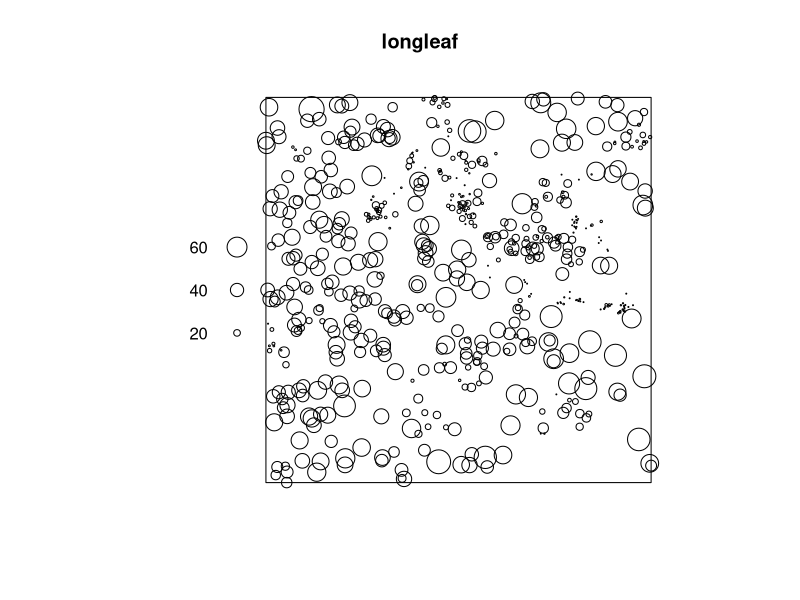

R code for this plot: (Note: this script raises an error after producing the figure.)
## ---- chunk 1
library(spatstat.data)
library(spatstat.geom)
library(tidyverse)
library(ragg)
## ---- chunk 2
plot(longleaf)
longleaf_df <- as.data.frame(longleaf) |> 
  rename(dbh = marks)

ggplot(longleaf_df) +
  geom_circle(aes(x0 = x, y0 = y, r = dbh/2/10)) +
  coord_equal()
## ---- chunk 3
ggplot(longleaf_df, aes(dbh)) + geom_histogram()
## ---- chunk 4
longleaf_df |> 
  mutate(group = case_when(
    dbh < 20 ~ "sapling",
    dbh >=20 & dbh < 50 ~ "mature tree",
    dbh >=50 ~ "old growth"
  )) |> 
  group_by(group) |> 
  summarize(
    n = n(),
    median_dbh = median(dbh),
    density = n/(200*200),
  )

## ---- chunk 5
oak_hickory_pine <- tribble(
  ~cohort, ~dbh, ~ density,
  "mature_hardwood", 40, 0.005,
  "sapling_hardwood", 7, 0.005,
  "mature_pine", 40, 0.005,
  "sapling_pine", 7, 0.005,
)
oak_hickory_pine
## ---- chunk 6
set.seed(123)
library(ggforce) #for geom_circle

oak_hickory_pine |> 
  mutate(m2 = 40000) |> 
  mutate(n = m2 * density) |> 
  group_by(cohort) |> 
  mutate(dbh_rand = list(rnorm(n = n, mean = dbh, sd = 5))) |> 
  unnest(dbh_rand) |> 
  ungroup() |> 
  mutate(x = runif(n = n, 0, sqrt(m2)),
         y = runif(n = n, 0, sqrt(m2))) |> 
  mutate(r_m = dbh_rand/10/2) |> #get radius in meters from diameter in cm
  ggplot() +
  geom_circle(aes(x0 = x, y0 = y, r = r_m, color = cohort)) +
  coord_equal()
## ---- chunk 7
prairie <- tribble(
  ~cohort, ~dbh, ~density,
  "c4", 0.5, 5,
  "c3", 0.5, 5,
  "forb", 0.5, 0.5 #density should be like 1/20 of the grasses combined?
)
